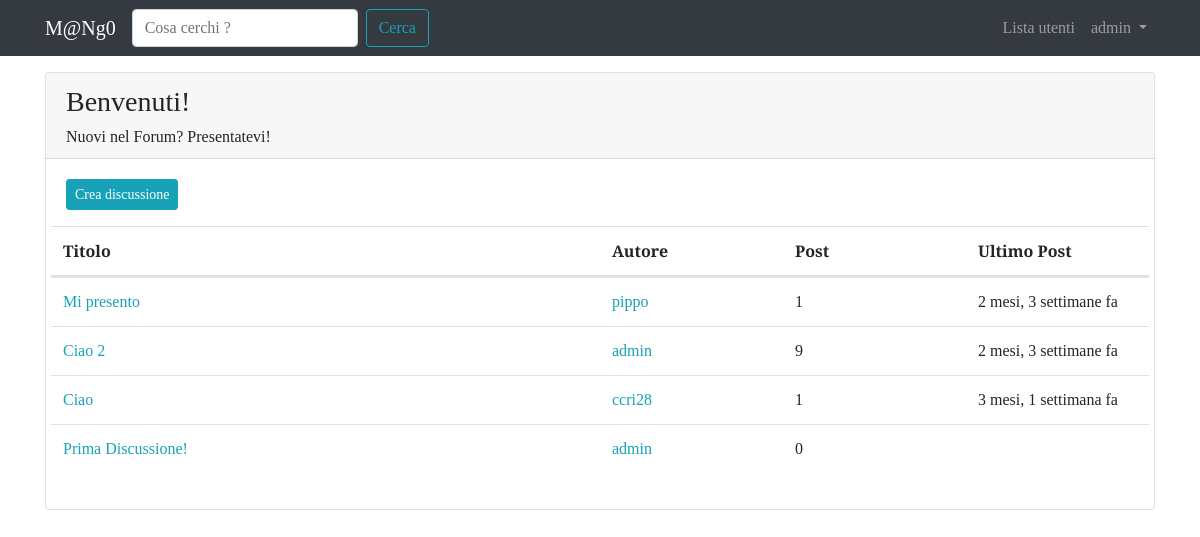
Page /forum/sezione/1/ (signed in) on the committed database.
### forum/models.py (models this page shows, shortened)
class Sezione(models.Model):
    nome_sezione = models.CharField(max_length=80)
    descrizione = models.CharField(max_length=150, blank=True, null=True)
    logo_sezione = models.ImageField(blank=True, null=True)
    class Meta:
        verbose_name = "Sezione"
        verbose_name_plural = "Sezioni"

class Discussione(models.Model):
    titolo = models.CharField(max_length=120)
    data_creazione = models.DateTimeField(auto_now_add=True)
    autore_discussione = models.ForeignKey(User, on_delete=models.CASCADE, related_name="discussioni")
    sezione_appartenenza = models.ForeignKey(Sezione, on_delete=models.CASCADE)
    def get_absolute_url(self):
        return reverse('visualizza_discussione', kwargs={"pk":self.pk})
    """ indica il numero di pagine presenti nella discussione """
    class Meta:
        verbose_name = "Discussione"
        verbose_name_plural = "Discussioni"

class Post(models.Model):
    autore_post = models.ForeignKey(User, on_delete=models.CASCADE, related_name="posts")
    contenuto = models.TextField()
    data_creazione = models.DateTimeField(auto_now_add=True)
    discussione = models.ForeignKey(Discussione, on_delete=models.CASCADE)
    class Meta:
        verbose_name = "Post"
        verbose_name_plural = "Posts"

### forum/views.py (the view)
# urls.py: path('sezione/<int:pk>/', views.visualizzaSezione, name='sezione_view'),
def visualizzaSezione(request, pk):
    sezione = get_object_or_404(Sezione, pk=pk)
    discussioni_sezione = Discussione.objects.filter(sezione_appartenenza = sezione).order_by("-data_creazione")
    context = {"sezione":sezione, "discussioni": discussioni_sezione}
    return render(request, 'forum/singola_sezione.html', context)

### forum/templates/forum/singola_sezione.html (shortened to what this page needs)
{% extends 'base.html' %}
{% block content %}
  <div class="card my-3">
        <div class="card-header">
          <h3>{{ sezione.nome_sezione }}</h3>
          <h6 class="card-text">{{ sezione.descrizione }}</h6>
        </div>
        <div class="card-body">
              <a class="btn btn-sm btn-info" href="{% url 'crea_discussione' pk=sezione.pk %}">Crea discussione</a>
              <table class="table mt-3 ">
                <thead>
                  <tr class="row">
                    <th class="col-lg-6 col-3">Titolo</th>
                    <th class="col-lg-2 col-3">Autore</th>
                    <th class="col-lg-2 col-3">Post</th>
                    <th class="col-lg-2 col-3">Ultimo Post</th>
                  </tr>
                </thead>
                <tbody>
                    <tr class="row">
                      {% for discussione in discussioni %}
                          <td class="col-lg-6 col-3">
                            <a href="{{ discussione.get_absolute_url }}">
                              {{ discussione.titolo }}
                            </a>
                          </td>
                          <td class="col-lg-2 col-3">
                            <a href="{% url 'user_profile' username=discussione.autore_discussione.username %}">
                              {{ discussione.autore_discussione }}
                            </a>
                          </td>
                          <td class="col-lg-2 col-3">
                            {{ discussione.post_set.count }}
                          </td>
                          <td class="col-lg-2 col-3">
                            {{ discussione.post_set.last.data_creazione|timesince }}  {% if discussione.post_set.count != 0 %} fa {% endif %}
                          </td>
                      {% endfor %}
                    </tr>
                </tbody>
              </table>
        </div>
  </div>
{% endblock content %}

### templates/base.html (shortened to what this page needs)
{% load static %}
<!doctype html>
<html lang="en">
  <head>
    <link rel="stylesheet" href="https://stackpath.bootstrapcdn.com/bootstrap/4.1.1/css/bootstrap.min.css">
    <link rel="stylesheet" href="https://use.fontawesome.com/releases/v5.0.13/css/all.css">
    <link rel="stylesheet" href="{% static 'css/mango.css' %}">
  </head>
  <body>
    <nav class="navbar navbar-expand-lg navbar-dark bg-dark">
        <div class="container">
            <a class="navbar-brand" href="{% url 'homepage' %}">M@Ng0</a>
            <div class="collapse navbar-collapse" id="navbarSupportedContent">
                <form class="form-inline my-2 my-lg-0" action="{% url 'funzione_cerca' %}">
                  <input name="q" class="form-control mr-sm-2" type="search" placeholder="Cosa cerchi ?" aria-label="Search">
                  <button class="btn btn-outline-info my-2 my-sm-0" type="submit">Cerca</button>
                </form>
                <ul class="navbar-nav ml-auto">
                  <li class="nav-item">
                    <a class="nav-link" href="{% url 'user_list' %}">Lista utenti <span class="sr-only">(current)</span></a>
                  </li>
                  {% if request.user.is_authenticated %}
                        <li class="nav-item dropdown">
                          <a class="nav-link dropdown-toggle" href="#" id="navbarDropdown" role="button" data-toggle="dropdown" aria-haspopup="true" aria-expanded="false">
                            {{ request.user.username }}
                          </a>
                        </li>
                  {% endif %}
                </ul>
          </div>
      </div>
    </nav>
    <div class="container">
      {% block content %}
      {% endblock content %}
    </div>
  </body>
</html>

### static-storage/css/mango.css (style rules this page uses)
body { font-family: 'Slabo 27px', serif; }
a, a:hover { color: #17a2b8; }

### rows in the picture
Sezione: nome_sezione "Benvenuti!", descrizione "Nuovi nel Forum? Presentatevi!"
Discussione: titolo "Mi presento", autore_discussione "pippo", post_set.count "1", post_set.last.data_creazione "2 mesi, 3 settimane", shows "fa"
Discussione: titolo "Ciao 2", autore_discussione "admin", post_set.count "9", post_set.last.data_creazione "2 mesi, 3 settimane", shows "fa"
Discussione: titolo "Ciao", autore_discussione "ccri28", post_set.count "1", post_set.last.data_creazione "3 mesi, 1 settimana", shows "fa"
Discussione: titolo "Prima Discussione!", autore_discussione "admin", post_set.count "0"

### other values in the picture
{{ request.user.username }} "admin"
